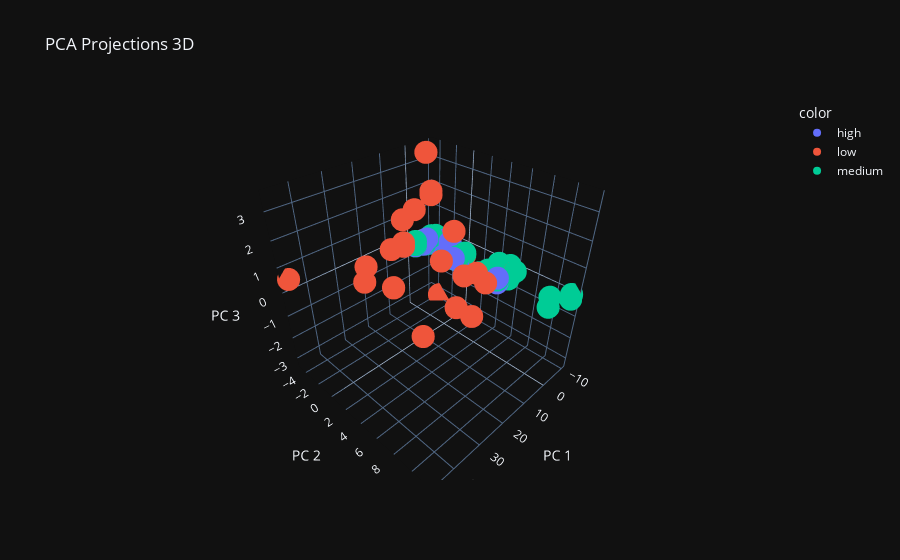

This figure's notebook cell:
### Code cell
import plotly.express as px
from sklearn.decomposition import PCA

pca = PCA(n_components=3)
components = pca.fit_transform(Xr)

total_var = pca.explained_variance_ratio_.sum() * 100

fig = px.scatter_3d(
    components, x=0, y=1, z=2, color=y,
    title=f'Total Explained Variance: {total_var:.2f}%',
    labels={'0': 'PC 1', '1': 'PC 2', '2': 'PC 3'},
    template='plotly_dark'
)
fig.update_layout(title="PCA Projections 3D")
fig.show()

pio.write_image(fig, 
                '../reports/Projections from PCA 3D.png',
                scale=1)

### Figure 1 — Plotly figure (JSON) as saved in the notebook; plotly's stock layout.template omitted (floating-point values rounded to 4 significant figures)
{"data": [{"hovertemplate": "color=high<br>PC 1=%{x}<br>PC 2=%{y}<br>PC 3=%{z}<extra></extra>", "legendgroup": "high", "marker": {"color": "#636efa", "symbol": "circle"}, "mode": "markers", "name": "high", "scene": "scene", "showlegend": true, "type": "scatter3d", "x": [-8.75, -7.726, -6.762, 1.237, 1.329, 1.427, -7.735, -6.77, -1.76, -5.766, -3.759, 1.425, -5.768, 1.433, -7.726, -8.762, -0.6691, -5.771, -0.6712, -3.764, -3.764, -5.764, -2.767], "y": [-2.514, -1.53, -3.552, -3.715, 1.279, 6.283, -1.536, -3.554, -3.648, -3.574, -3.608, 6.293, -3.572, 6.287, -1.53, -3.519, 1.318, -3.574, 1.328, -3.62, -3.612, -3.579, -3.622], "z": [-0.1964, -0.2426, -0.2009, -0.1775, 0.117, 0.2218, -0.08038, -0.1571, -0.2548, -0.07192, -0.3131, 0.04402, -0.2278, 0.0222, -0.3798, -0.2691, 0.09066, -0.128, -0.08712, -0.09154, -0.1135, -0.1817, -0.2621]}, {"hovertemplate": "color=low<br>PC 1=%{x}<br>PC 2=%{y}<br>PC 3=%{z}<extra></extra>", "legendgroup": "low", "marker": {"color": "#EF553B", "symbol": "circle"}, "mode": "markers", "name": "low", "scene": "scene", "showlegend": true, "type": "scatter3d", "x": [26.45, -9.677, 1.297, 16.26, 22.26, 6.199, 11.28, 46.23, -5.827, -3.87, -0.5984, -5.826, 26.44, -3.673, 6.418, 11.27, 21.23, -3.88, -0.5597, 6.324, 6.218, 6.226, 11.39, 11.23, 6.393, -6.572], "y": [4.821, -3.43, 1.258, 0.9426, -4.11, -3.836, -3.882, -4.601, -3.608, -3.677, 1.361, -3.617, 4.823, 1.387, 6.192, -3.865, -4.093, -3.668, 3.368, 1.182, -3.809, -3.816, 5.082, -3.911, 5.181, 6.434], "z": [-0.9654, -3.223, 1.247, 2.65, -0.8314, 1.166, -1.683, 0.5661, 1.768, 3.479, -2.305, 1.914, -0.9722, 0.03056, 0.2894, -1.702, -0.1907, 3.483, -2.289, 0.2439, 0.1709, 0.01192, 0.6376, 0.09508, 0.492, 0.07866]}, {"hovertemplate": "color=medium<br>PC 1=%{x}<br>PC 2=%{y}<br>PC 3=%{z}<extra></extra>", "legendgroup": "medium", "marker": {"color": "#00cc96", "symbol": "circle"}, "mode": "markers", "name": "medium", "scene": "scene", "showlegend": true, "type": "scatter3d", "x": [-6.773, 1.381, 1.422, -5.776, -3.572, -7.774, -8.588, -9.471, -6.582, 1.507, -2.616, -2.77, -5.768, 1.327, -7.62, -5.774, -6.776, 1.229, -5.774, 1.236, -8.597, -9.466, 1.519, -2.768, -5.772, 1.222, -3.68, -3.775, -3.774, -0.678, -3.679, 1.231, 1.395, -0.6718], "y": [-3.55, 4.303, 6.292, -3.565, 6.385, -3.543, 5.485, 11.5, 6.443, 11.29, 4.375, -3.626, -3.567, 1.282, 4.464, -3.57, -3.552, -3.716, -3.576, -3.712, 5.48, 11.5, 11.29, -3.637, -3.581, -3.702, 1.393, -3.61, -3.603, 1.317, 1.375, -3.709, 5.291, 1.321], "z": [-0.2077, 0.06527, 0.1438, -0.06878, -0.07965, -0.09638, -0.2442, -0.03235, 0.0818, 0.4875, -0.02928, -0.2908, -0.3782, 0.09831, 0.01474, -0.1786, -0.1079, -0.1337, -0.02816, -0.1961, 0.05519, -0.232, 0.08827, -0.2502, -0.1379, 0.003355, 0.0843, -0.1203, -0.1103, 0.1025, 0.1149, 0.01345, 0.3058, 0.04007]}], "layout": {"legend": {"title": {"text": "color"}, "tracegroupgap": 0}, "scene": {"domain": {"x": [0, 1], "y": [0, 1]}, "xaxis": {"title": {"text": "PC 1"}}, "yaxis": {"title": {"text": "PC 2"}}, "zaxis": {"title": {"text": "PC 3"}}}, "title": {"text": "PCA Projections 3D"}}}
